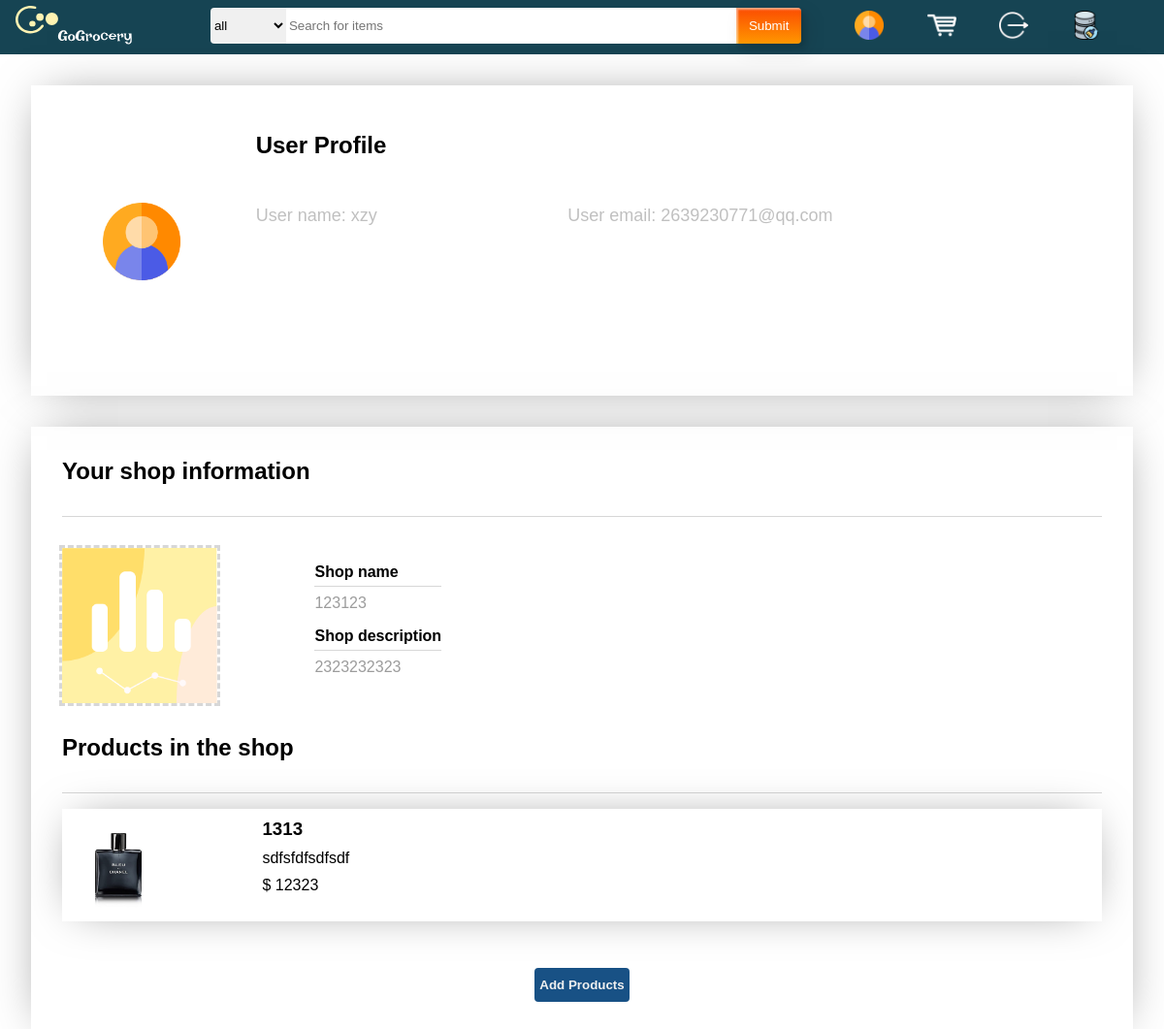
Before: /profile/ (signed in) with the older database file.
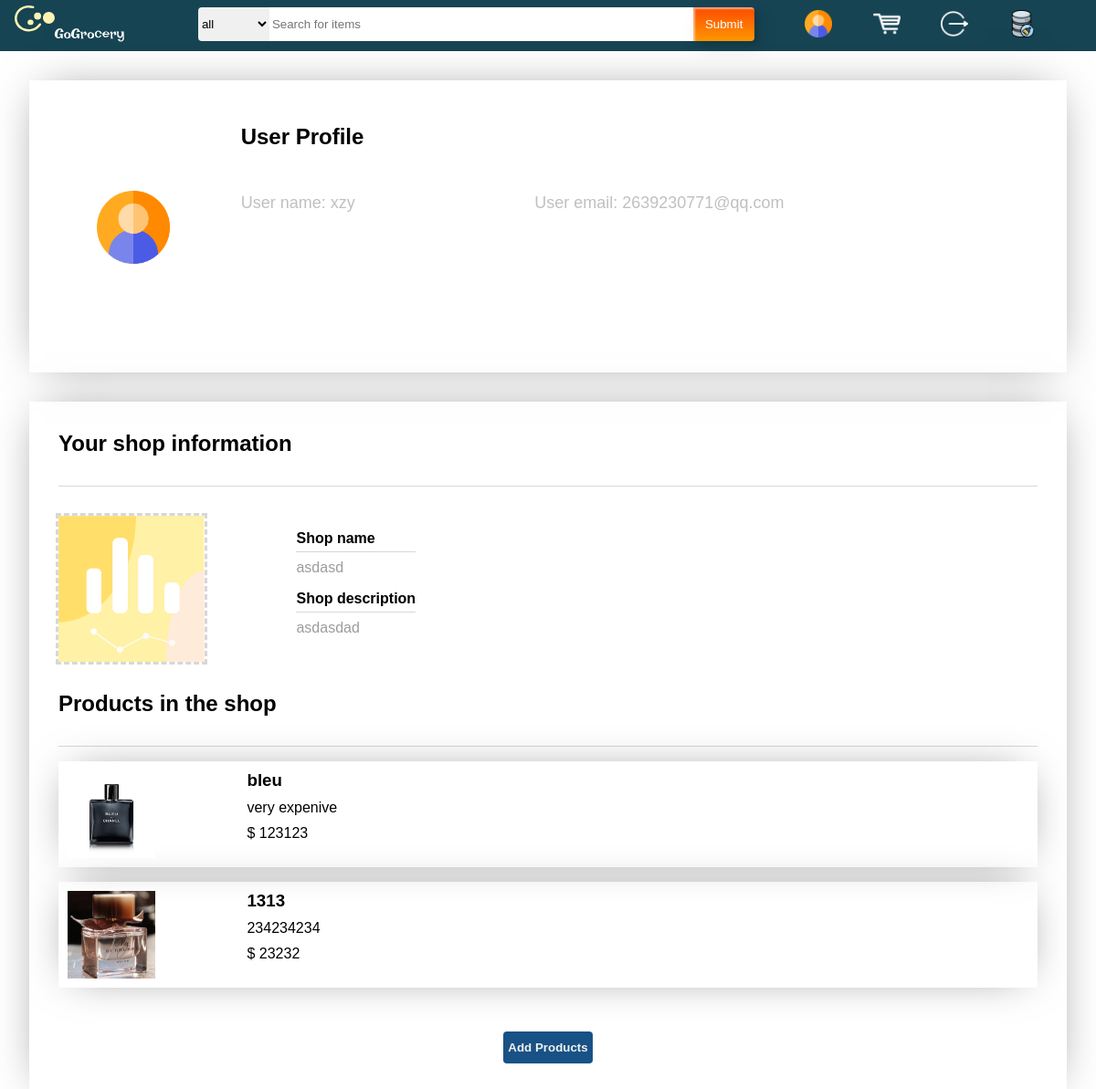
After: the same page with the newer database file.
### models.py (models this page shows)
class Customer(db.Model):
    __tablename__ = 'user'
    id = db.Column(db.Integer, primary_key=True, autoincrement=True)
    userName = db.Column(db.CHAR(200), unique=True, nullable=False)
    password = db.Column(db.CHAR(200), nullable=False)
    email = db.Column(db.CHAR(200), unique=True, nullable=False)

class Shop(db.Model):
    __tablename__ = 'shop'
    id = db.Column(db.Integer, primary_key=True, autoincrement=True)
    name = db.Column(db.CHAR(200), nullable=False, unique=True)
    logo_address = db.Column(db.TEXT, nullable=False)
    description = db.Column(db.TEXT, nullable=False)
    user_id = db.Column(db.Integer, db.ForeignKey('user.id'))
    user = db.relationship('Customer', backref='shop')

class Product(db.Model):
    __tablename__ = 'product'
    id = db.Column(db.Integer, primary_key=True, autoincrement=True)
    price = db.Column(db.Integer, nullable=False)
    name = db.Column(db.CHAR(200), nullable=False)
    description = db.Column(db.Text, nullable=False)
    tag = db.Column(db.CHAR(200), nullable=False)
    picture_address = db.Column(db.TEXT(2000), nullable=False)
    shop_id = db.Column(db.Integer, db.ForeignKey('shop.id'))
    shop = db.relationship('Shop', backref='products')

### blueprint/profile_blueprint.py (the view, shortened to what this page needs)
@profile_bp.route("/", methods=["GET", "POST"])
def index():
    searchForm = SearchForm()
    if "email" in session:
        email = session["email"]
        user = Customer.query.filter_by(email=email).first()
        shop_register_form = ShopRegisterForm()
        new_product_form = NewProductForm()
        if user.shop:
            return render_template('profile.html', user=user, form=shop_register_form, form1=new_product_form, shop=user.shop[0], searchForm=searchForm)
        else:
            return render_template('profile.html', user=user, form=shop_register_form, form1=new_product_form, shop=None, searchForm=searchForm)
    return redirect(url_for("login"))

### forms.py
class SearchForm(FlaskForm):
    product_name = StringField(validators=[Length(min=1, max=200, message="no more than 200 characters")])
    tag = SelectField(choices=[('All', 'all'), ('cloth', 'cloth'), ('furniture', 'furniture'), ('electronic', 'electronic'), ('shoe', 'shoe'), ('toy', 'toy'),
                               ('food', 'food'), ('necessity', 'necessity'), ('book', 'book'), ('else', 'else')])
    submit = SubmitField()

class ShopRegisterForm(FlaskForm):
    logo = FileField(validators=[InputRequired(message="shop logo can't be empty"), FileAllowed(['jpg', 'png'])])
    shop_name = StringField(validators=[InputRequired(message="shop name can't be empty"), Length(min=3, max=100)])
    description = TextAreaField(validators=[InputRequired(message="shop description can't be empty")])

### templates/profile.html (shortened to what this page needs)
{% extends "MainpageBase.html" %}
{% block csslink %}
    <link rel="stylesheet" href="{{ url_for('static', filename='css/profilePage.css') }}">
{% endblock %}
{% block body %}
    <div class="profileInfo">
        <div class="personalInfoCard">
            <div class="profile-left-pic">
                <img id="profile-pic" src="../static/images/profile-login.jpg" />
            </div>
            <div class="profile-right-info">
                <div class="profile-header">
                    <h2>User Profile</h2>
                </div>
                <div class="info-card">
                    <p class="info-card-title">
                        <span>User name:</span>
                        <span>{{ user.userName }}</span>
                    </p>
                </div>
                <div class="info-card">
                    <p class="info-card-title">
                        <span>User email:</span>
                        <span>{{ user.email }}</span>
                    </p>
                </div>
            </div>
        </div>
    </div>
    <div class="shop-info-area">
        <div class="shop-info-frame">
            <div class="shop-header-info">
                <h2>Your shop information</h2>
                <div class="separation-line"></div>
                {% if shop == None %}
                <div class="shop-registration-notice-frame">
                    <div class="notice-frame">
                        <div class="assistant-notice">
                            <img src="../static/images/assistant.svg">
                        </div>
                        <div class="registration-info-notice">
                            <h4>You haven't registered a shop. Want to register a new shop?</h4>
                            <div class="profile-btn-area">
                                <button type="button" class="shop-register-btn" onclick="go_to_register()" id="shop-register">Register Shop</button>
                            </div>
                        </div>
                    </div>
                </div>
                {% else %}
                <div class="shop-detailed-info">
                    <div class="shop-pic-present-frame">
                        <img src="{{ url_for("static", filename='shop_logo/' + shop.logo_address) }}"/>
                    </div>
                    <div class="shop-detail-present-frame">
                        <div class="shop-detail-info-piece">
                            <h4>Shop name</h4>
                            <div class="separation-line-label"></div>
                            <div class="shop-info-content">
                                <p>
                                    {{ shop.name }}
                                </p>
                            </div>
                        </div>
                        <div class="shop-detail-info-piece">
                            <h4>Shop description</h4>
                            <div class="separation-line-label"></div>
                            <div class="shop-info-content">
                                <p>
                                    {{ shop.description }}
                                </p>
                            </div>
                        </div>
                    </div>
                </div>
                <h2>Products in the shop</h2>
                <div class="separation-line"></div>
                <div class="shop-products-frame">
                    <ul class="products-list">
                        {% for product in shop.products %}
                        <li class="product-item">
                            <div class="product-pic-frame">
                                <a href="{{ url_for('Product.details', id=product.id) }}">
                                <img class="product-pic-frame" src="{{ url_for("static", filename='product_img/' + product.picture_address) }}"/>
                                </a>
                            </div>
                            <div class="product-info-frame">
                                <h3>{{ product.name }}</h3>
                                <div class="product-description">
                                    <p>
                                        {{ product.description }}
                                    </p>
                                </div>
                                <div class="product-unit-price">
                                    <p>
                                        $ {{ product.price }}
                                    </p>
                                </div>
                            </div>
                        </li>
                        {% endfor %}
                    </ul>
                </div>
                <div class="products-adding-area">
                    <button type="button" class="shop-register-btn" id="products-add">Add Products</button>
                </div>
                {% endif %}
            </div>
        </div>
    </div>
{% endblock %}

### templates/MainpageBase.html (shortened to what this page needs)
<!DOCTYPE html>
<html lang="en">
<head>
    <link rel="stylesheet" href="{{ url_for("static", filename='css/MainpageBase_style.css') }}">
    {% block csslink %} {% endblock %}
</head>
<body>
    <div id="HeaderLine">
        <div id="Logo">
            <div id="imageFrame">
                <a href="{{ url_for('index') }}"><img id="webLogo" src="{{ url_for("static", filename='images/Logo.svg') }}"/></a>
            </div>
        </div>
        <div id="SearchArea">
            <form action="{{ url_for('search') }}" method="post">
                <div id="inputFrame">
                    <div id="searching">
                        {{ searchForm.tag(class="category-selection") }}
                        {{ searchForm.product_name(id="search", placeholder="Search for items") }}
                    </div>
                    <div id="submitting">
                        {{ searchForm.submit(class="custom-btn", id="searchBtn") }}
                    </div>
                </div>
            </form>
        </div>
        <div id="PersonalInfo">
            <div>
                {% if user == None %}
                    <div class="nav-item">
                        <a href="{{url_for('User.login')}}" id="login">
                            <span>
                                <img class="bar-pic" src="../static/images/profile.jpg">
                            </span>
                        </a>
                    </div>
                {% else %}
                    <div class="nav-item">
                        <a href="{{url_for('Profile.index')}}" id="profile">
                            <span>
                                <img class="bar-pic" src="../static/images/profile-login.jpg">
                            </span>
                        </a>
                    </div>
                {% endif %}
                <div class="nav-item">
                    <a href="{{url_for('User.shopping_bag')}}" id="shopping_cart">
                        <span>
                            <img class="bar-pic" src="../static/images/shoppingcart.jpg">
                        </span>
                    </a>
                </div>
                {% if user == None %}
                    <div class="nav-item">
                        <a href="{{url_for('User.login')}}" class="state" id="login-btn">
                            <span class="state_image">
                                <img class="bar-pic" src="../static/images/login.jpg">
                            </span>
                        </a>
                    </div>
                {% else %}
                    <div class="nav-item">
                        <a href="{{url_for('User.logout')}}" class="state" id="logout-btn">
                            <span class="state_image">
                                <img class="bar-pic" src="../static/images/logout.jpg">
                            </span>
                        </a>
                    </div>
                {% endif %}
                <div class="nav-item">
                    <a href="{{ url_for('clear') }}" id="shopping_cart">
                        <span>
                            <img class="bar-pic" src="../static/images/clean.png">
                        </span>
                    </a>
                </div>
            </div>
        </div>
    </div>
    {% block body %} {% endblock %}
</body>
</html>

### static/css/MainpageBase_style.css (style rules this page uses)
#HeaderLine { min-width: 45rem; background-color: rgb(22, 68, 83); width: 100%; height: 3.5em; display: grid; grid-template-columns: auto auto auto auto auto auto auto auto; grid-template-rows: auto; }
#imageFrame img { height: 3.25em; width: 120px; }
#imageFrame { margin-left: 1em; height: 3.25em; }
.bar-pic { width: 30px; height: 30px; }
@media only screen and (min-width: 800px) { #imageFrame { padding: 0.01em; display: block; } }
#Logo { grid-area: 1 / 1 / span 1 / span 1; }
#SearchArea { grid-area: 1 / 2 / span 1 / span 6; margin: 0.5em 1.875em; }
#inputFrame { display: grid; grid-template-columns: auto auto auto auto auto auto auto auto auto auto auto auto; grid-template-rows: inherit; }
#searching { display: flex; grid-area: 1 / 1 / span 1 / span 11; }
#submitting { grid-area: 1 / 12 / span 1 / span 1; text-align: center; }
.category-selection { border: none; background-color: #f0f0f0; height: 2.3rem; outline: none; vertical-align: middle; border-radius: 4px 0 0 4px; }
#search { background-color: #FFFFFF; height: 2.3rem; width: 100%; outline: none; vertical-align: middle; border-style: none; padding-left: 3px; padding-right: 6px; transition: all 0.3s ease; }
.custom-btn { color: #fff; background: transparent; cursor: pointer; transition: all 0.3s ease; position: relative; display: inline-block; box-shadow:inset 2px 2px 2px 0 rgba(255,255,255,.5), 7px 7px 20px 0 rgba(0,0,0,.1), 4px 4px 5px 0 rgba(0,0,0,.1); outline: none; }
#searchBtn { width: 100%; height: 2.3rem; background: linear-gradient(0deg, rgba(255,151,0,1) 0%, rgba(251,75,2,1) 100%); padding: 0; border-radius: 0 4px 4px 0; border-style: none; }
#searchBtn:before, #searchBtn:after { position: absolute; content: ""; right: 0; bottom: 0; background: rgba(251,75,2,1); transition: all 0.3s ease; }
#searchBtn:before { width: 3px; }
#searchBtn:after { height: 3px; }
form { width: 100%; }
#PersonalInfo { margin: 0.5em 0; grid-area: 1 / 8 / span 1 / span 1; display: flex; justify-content: center; }
.nav-item { height: inherit; margin: 0.2em 2.5em 0 0; display: inline-block; }
a { cursor: pointer; transition: all 0.3s ease; position: relative; display: inline-block; }
.nav-item a:before, .nav-item a:after { position: absolute; content: ""; right: -5px; bottom: -5px; background: rgb(255, 255, 255); transition: all 0.3s ease; }
.nav-item a:before { height: 0%; width: 3px; }
.nav-item a:after { width: 0%; height: 3px; }
.nav-item a span:before, .nav-item a span:after { position: absolute; content: ""; left: -5px; top: -5px; background: rgb(255, 255, 255); transition: all 0.3s ease; }
.nav-item a span:before { height: 0%; width: 3px; }
.nav-item a span:after { width: 0%; height: 3px; }
.state_image { display: inline-block; }

### templates/MainpageBase.html (style rules this page uses)
* { margin: 0; padding: 0; }
body { width: 100%; }

Changed rows visible on the page:
changed Shop: name "123123" → "asdasd"; description "2323232323" → "asdasdad"
changed Product: name "1313" → "bleu"; description "sdfsfdfsdfsdf" → "very expenive"; price "12323" → "123123"
added Product: picture_address (picture), name "1313", description "234234234", price "23232"
